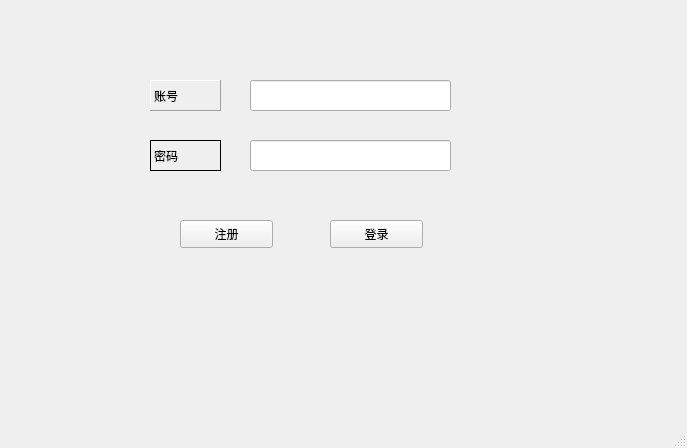
<?xml version="1.0" encoding="UTF-8"?>
<ui version="4.0">
 <class>MainWindow</class>
 <widget class="QMainWindow" name="MainWindow">
  <property name="geometry">
   <rect>
    <x>0</x>
    <y>0</y>
    <width>687</width>
    <height>448</height>
   </rect>
  </property>
  <property name="windowTitle">
   <string>MainWindow</string>
  </property>
  <widget class="QWidget" name="centralwidget">
   <widget class="QPushButton" name="pushButton">
    <property name="geometry">
     <rect>
      <x>-200</x>
      <y>210</y>
      <width>93</width>
      <height>28</height>
     </rect>
    </property>
    <property name="text">
     <string>PushButton</string>
    </property>
   </widget>
   <widget class="QPushButton" name="btn_regist">
    <property name="geometry">
     <rect>
      <x>180</x>
      <y>220</y>
      <width>93</width>
      <height>28</height>
     </rect>
    </property>
    <property name="text">
     <string>注册</string>
    </property>
   </widget>
   <widget class="QLineEdit" name="lineEdit_name">
    <property name="geometry">
     <rect>
      <x>250</x>
      <y>80</y>
      <width>201</width>
      <height>31</height>
     </rect>
    </property>
   </widget>
   <widget class="QLabel" name="label">
    <property name="geometry">
     <rect>
      <x>150</x>
      <y>80</y>
      <width>71</width>
      <height>31</height>
     </rect>
    </property>
    <property name="frameShape">
     <enum>QFrame::Panel</enum>
    </property>
    <property name="frameShadow">
     <enum>QFrame::Raised</enum>
    </property>
    <property name="text">
     <string>账号</string>
    </property>
   </widget>
   <widget class="QLabel" name="label_2">
    <property name="geometry">
     <rect>
      <x>150</x>
      <y>140</y>
      <width>71</width>
      <height>31</height>
     </rect>
    </property>
    <property name="frameShape">
     <enum>QFrame::Panel</enum>
    </property>
    <property name="text">
     <string>密码</string>
    </property>
   </widget>
   <widget class="QLineEdit" name="lineEdit_password">
    <property name="geometry">
     <rect>
      <x>250</x>
      <y>140</y>
      <width>201</width>
      <height>31</height>
     </rect>
    </property>
   </widget>
   <widget class="QPushButton" name="btn_login">
    <property name="geometry">
     <rect>
      <x>330</x>
      <y>220</y>
      <width>93</width>
      <height>28</height>
     </rect>
    </property>
    <property name="text">
     <string>登录</string>
    </property>
   </widget>
  </widget>
  <widget class="QMenuBar" name="menubar">
   <property name="geometry">
    <rect>
     <x>0</x>
     <y>0</y>
     <width>687</width>
     <height>27</height>
    </rect>
   </property>
  </widget>
  <widget class="QStatusBar" name="statusbar"/>
 </widget>
 <resources/>
 <connections/>
</ui>
